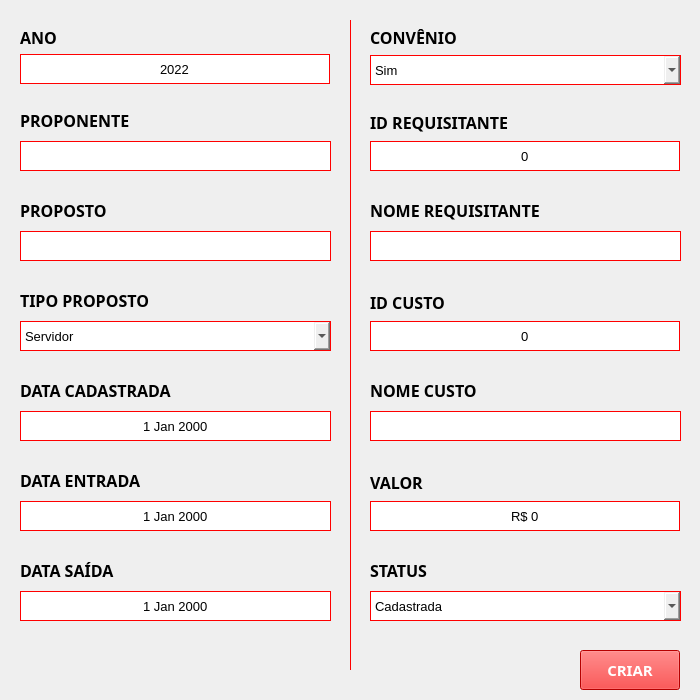
<?xml version="1.0" encoding="UTF-8"?>
<ui version="4.0">
 <class>Form</class>
 <widget class="QWidget" name="Form">
  <property name="geometry">
   <rect>
    <x>0</x>
    <y>0</y>
    <width>700</width>
    <height>700</height>
   </rect>
  </property>
  <property name="sizePolicy">
   <sizepolicy hsizetype="Expanding" vsizetype="Expanding">
    <horstretch>0</horstretch>
    <verstretch>0</verstretch>
   </sizepolicy>
  </property>
  <property name="minimumSize">
   <size>
    <width>700</width>
    <height>700</height>
   </size>
  </property>
  <property name="maximumSize">
   <size>
    <width>700</width>
    <height>700</height>
   </size>
  </property>
  <property name="windowTitle">
   <string>Criar Hospedagem</string>
  </property>
  <property name="windowIcon">
   <iconset>
    <normaloff>../imagens/excel.ico</normaloff>../imagens/excel.ico</iconset>
  </property>
  <widget class="QWidget" name="verticalLayoutWidget">
   <property name="geometry">
    <rect>
     <x>20</x>
     <y>20</y>
     <width>312</width>
     <height>71</height>
    </rect>
   </property>
   <layout class="QVBoxLayout" name="layout_ano">
    <property name="spacing">
     <number>0</number>
    </property>
    <item>
     <widget class="QLabel" name="lbl_ano">
      <property name="sizePolicy">
       <sizepolicy hsizetype="Expanding" vsizetype="Expanding">
        <horstretch>0</horstretch>
        <verstretch>0</verstretch>
       </sizepolicy>
      </property>
      <property name="minimumSize">
       <size>
        <width>0</width>
        <height>20</height>
       </size>
      </property>
      <property name="maximumSize">
       <size>
        <width>16777215</width>
        <height>20</height>
       </size>
      </property>
      <property name="font">
       <font>
        <family>Montserrat</family>
        <pointsize>12</pointsize>
        <weight>75</weight>
        <bold>true</bold>
       </font>
      </property>
      <property name="text">
       <string>ANO</string>
      </property>
     </widget>
    </item>
    <item>
     <widget class="QSpinBox" name="spb_ano">
      <property name="minimumSize">
       <size>
        <width>310</width>
        <height>30</height>
       </size>
      </property>
      <property name="maximumSize">
       <size>
        <width>300</width>
        <height>30</height>
       </size>
      </property>
      <property name="font">
       <font>
        <pointsize>10</pointsize>
       </font>
      </property>
      <property name="styleSheet">
       <string notr="true">outline: none;
border: 1px solid red;</string>
      </property>
      <property name="alignment">
       <set>Qt::AlignCenter</set>
      </property>
      <property name="buttonSymbols">
       <enum>QAbstractSpinBox::NoButtons</enum>
      </property>
      <property name="maximum">
       <number>2030</number>
      </property>
      <property name="value">
       <number>2022</number>
      </property>
     </widget>
    </item>
   </layout>
  </widget>
  <widget class="QWidget" name="verticalLayoutWidget_2">
   <property name="geometry">
    <rect>
     <x>20</x>
     <y>100</y>
     <width>311</width>
     <height>81</height>
    </rect>
   </property>
   <layout class="QVBoxLayout" name="layout_proponente">
    <property name="spacing">
     <number>0</number>
    </property>
    <item>
     <widget class="QLabel" name="lbl_proponente">
      <property name="sizePolicy">
       <sizepolicy hsizetype="Expanding" vsizetype="Expanding">
        <horstretch>0</horstretch>
        <verstretch>0</verstretch>
       </sizepolicy>
      </property>
      <property name="minimumSize">
       <size>
        <width>0</width>
        <height>25</height>
       </size>
      </property>
      <property name="maximumSize">
       <size>
        <width>16777215</width>
        <height>25</height>
       </size>
      </property>
      <property name="font">
       <font>
        <family>Montserrat</family>
        <pointsize>12</pointsize>
        <weight>75</weight>
        <bold>true</bold>
       </font>
      </property>
      <property name="text">
       <string>PROPONENTE</string>
      </property>
     </widget>
    </item>
    <item>
     <widget class="QLineEdit" name="lne_propornente">
      <property name="minimumSize">
       <size>
        <width>0</width>
        <height>30</height>
       </size>
      </property>
      <property name="font">
       <font>
        <pointsize>10</pointsize>
       </font>
      </property>
      <property name="styleSheet">
       <string notr="true">outline:none;
border: 1px solid red;
</string>
      </property>
      <property name="alignment">
       <set>Qt::AlignCenter</set>
      </property>
     </widget>
    </item>
   </layout>
  </widget>
  <widget class="QWidget" name="verticalLayoutWidget_3">
   <property name="geometry">
    <rect>
     <x>20</x>
     <y>190</y>
     <width>311</width>
     <height>81</height>
    </rect>
   </property>
   <layout class="QVBoxLayout" name="layout_proposto">
    <property name="spacing">
     <number>0</number>
    </property>
    <item>
     <widget class="QLabel" name="lbl_proposto">
      <property name="sizePolicy">
       <sizepolicy hsizetype="Expanding" vsizetype="Expanding">
        <horstretch>0</horstretch>
        <verstretch>0</verstretch>
       </sizepolicy>
      </property>
      <property name="minimumSize">
       <size>
        <width>0</width>
        <height>25</height>
       </size>
      </property>
      <property name="maximumSize">
       <size>
        <width>16777215</width>
        <height>25</height>
       </size>
      </property>
      <property name="font">
       <font>
        <family>Montserrat</family>
        <pointsize>12</pointsize>
        <weight>75</weight>
        <bold>true</bold>
       </font>
      </property>
      <property name="text">
       <string>PROPOSTO</string>
      </property>
     </widget>
    </item>
    <item>
     <widget class="QLineEdit" name="lne_proposto">
      <property name="minimumSize">
       <size>
        <width>0</width>
        <height>30</height>
       </size>
      </property>
      <property name="font">
       <font>
        <pointsize>10</pointsize>
       </font>
      </property>
      <property name="styleSheet">
       <string notr="true">outline:none;
border: 1px solid red;
</string>
      </property>
      <property name="alignment">
       <set>Qt::AlignCenter</set>
      </property>
     </widget>
    </item>
   </layout>
  </widget>
  <widget class="QWidget" name="verticalLayoutWidget_4">
   <property name="geometry">
    <rect>
     <x>20</x>
     <y>280</y>
     <width>311</width>
     <height>81</height>
    </rect>
   </property>
   <layout class="QVBoxLayout" name="layout_tipo_proposto">
    <property name="spacing">
     <number>0</number>
    </property>
    <item>
     <widget class="QLabel" name="lbl_tipo_proposto">
      <property name="sizePolicy">
       <sizepolicy hsizetype="Expanding" vsizetype="Expanding">
        <horstretch>0</horstretch>
        <verstretch>0</verstretch>
       </sizepolicy>
      </property>
      <property name="minimumSize">
       <size>
        <width>0</width>
        <height>25</height>
       </size>
      </property>
      <property name="maximumSize">
       <size>
        <width>16777215</width>
        <height>25</height>
       </size>
      </property>
      <property name="font">
       <font>
        <family>Montserrat</family>
        <pointsize>12</pointsize>
        <weight>75</weight>
        <bold>true</bold>
       </font>
      </property>
      <property name="text">
       <string>TIPO PROPOSTO</string>
      </property>
     </widget>
    </item>
    <item>
     <widget class="QComboBox" name="cbx_tipo_proposto">
      <property name="minimumSize">
       <size>
        <width>0</width>
        <height>30</height>
       </size>
      </property>
      <property name="maximumSize">
       <size>
        <width>16777215</width>
        <height>30</height>
       </size>
      </property>
      <property name="font">
       <font>
        <pointsize>10</pointsize>
       </font>
      </property>
      <property name="styleSheet">
       <string notr="true">outline:none;
border: 1px solid red;</string>
      </property>
      <item>
       <property name="text">
        <string>Servidor</string>
       </property>
      </item>
      <item>
       <property name="text">
        <string>Externo</string>
       </property>
      </item>
     </widget>
    </item>
   </layout>
  </widget>
  <widget class="QWidget" name="verticalLayoutWidget_5">
   <property name="geometry">
    <rect>
     <x>20</x>
     <y>370</y>
     <width>311</width>
     <height>81</height>
    </rect>
   </property>
   <layout class="QVBoxLayout" name="layout_data_cadastrada">
    <property name="spacing">
     <number>0</number>
    </property>
    <item>
     <widget class="QLabel" name="lbl_data_cadastrada">
      <property name="sizePolicy">
       <sizepolicy hsizetype="Expanding" vsizetype="Expanding">
        <horstretch>0</horstretch>
        <verstretch>0</verstretch>
       </sizepolicy>
      </property>
      <property name="minimumSize">
       <size>
        <width>0</width>
        <height>25</height>
       </size>
      </property>
      <property name="maximumSize">
       <size>
        <width>16777215</width>
        <height>25</height>
       </size>
      </property>
      <property name="font">
       <font>
        <family>Montserrat</family>
        <pointsize>12</pointsize>
        <weight>75</weight>
        <bold>true</bold>
       </font>
      </property>
      <property name="text">
       <string>DATA CADASTRADA</string>
      </property>
     </widget>
    </item>
    <item>
     <widget class="QDateEdit" name="dt_data_cadastrada">
      <property name="minimumSize">
       <size>
        <width>0</width>
        <height>30</height>
       </size>
      </property>
      <property name="maximumSize">
       <size>
        <width>16777215</width>
        <height>30</height>
       </size>
      </property>
      <property name="font">
       <font>
        <pointsize>10</pointsize>
       </font>
      </property>
      <property name="styleSheet">
       <string notr="true">outline: none;
border: 1px solid red;</string>
      </property>
      <property name="alignment">
       <set>Qt::AlignCenter</set>
      </property>
      <property name="buttonSymbols">
       <enum>QAbstractSpinBox::NoButtons</enum>
      </property>
     </widget>
    </item>
   </layout>
  </widget>
  <widget class="QWidget" name="verticalLayoutWidget_6">
   <property name="geometry">
    <rect>
     <x>20</x>
     <y>460</y>
     <width>311</width>
     <height>81</height>
    </rect>
   </property>
   <layout class="QVBoxLayout" name="layout_data_entrada">
    <property name="spacing">
     <number>0</number>
    </property>
    <item>
     <widget class="QLabel" name="lbl_data_entrada">
      <property name="sizePolicy">
       <sizepolicy hsizetype="Expanding" vsizetype="Expanding">
        <horstretch>0</horstretch>
        <verstretch>0</verstretch>
       </sizepolicy>
      </property>
      <property name="minimumSize">
       <size>
        <width>0</width>
        <height>25</height>
       </size>
      </property>
      <property name="maximumSize">
       <size>
        <width>16777215</width>
        <height>25</height>
       </size>
      </property>
      <property name="font">
       <font>
        <family>Montserrat</family>
        <pointsize>12</pointsize>
        <weight>75</weight>
        <bold>true</bold>
       </font>
      </property>
      <property name="text">
       <string>DATA ENTRADA</string>
      </property>
     </widget>
    </item>
    <item>
     <widget class="QDateEdit" name="dt_data_entrada">
      <property name="minimumSize">
       <size>
        <width>0</width>
        <height>30</height>
       </size>
      </property>
      <property name="maximumSize">
       <size>
        <width>16777215</width>
        <height>30</height>
       </size>
      </property>
      <property name="font">
       <font>
        <pointsize>10</pointsize>
       </font>
      </property>
      <property name="styleSheet">
       <string notr="true">outline: none;
border: 1px solid red;</string>
      </property>
      <property name="alignment">
       <set>Qt::AlignCenter</set>
      </property>
      <property name="buttonSymbols">
       <enum>QAbstractSpinBox::NoButtons</enum>
      </property>
     </widget>
    </item>
   </layout>
  </widget>
  <widget class="QWidget" name="verticalLayoutWidget_7">
   <property name="geometry">
    <rect>
     <x>20</x>
     <y>550</y>
     <width>311</width>
     <height>81</height>
    </rect>
   </property>
   <layout class="QVBoxLayout" name="layout_data_saida">
    <property name="spacing">
     <number>0</number>
    </property>
    <item>
     <widget class="QLabel" name="lbl_data_saida">
      <property name="sizePolicy">
       <sizepolicy hsizetype="Expanding" vsizetype="Expanding">
        <horstretch>0</horstretch>
        <verstretch>0</verstretch>
       </sizepolicy>
      </property>
      <property name="minimumSize">
       <size>
        <width>0</width>
        <height>25</height>
       </size>
      </property>
      <property name="maximumSize">
       <size>
        <width>16777215</width>
        <height>25</height>
       </size>
      </property>
      <property name="font">
       <font>
        <family>Montserrat</family>
        <pointsize>12</pointsize>
        <weight>75</weight>
        <bold>true</bold>
       </font>
      </property>
      <property name="text">
       <string>DATA SAÍDA</string>
      </property>
     </widget>
    </item>
    <item>
     <widget class="QDateEdit" name="dt_data_saida">
      <property name="minimumSize">
       <size>
        <width>0</width>
        <height>30</height>
       </size>
      </property>
      <property name="maximumSize">
       <size>
        <width>16777215</width>
        <height>30</height>
       </size>
      </property>
      <property name="font">
       <font>
        <pointsize>10</pointsize>
       </font>
      </property>
      <property name="styleSheet">
       <string notr="true">outline: none;
border: 1px solid red;</string>
      </property>
      <property name="alignment">
       <set>Qt::AlignCenter</set>
      </property>
      <property name="buttonSymbols">
       <enum>QAbstractSpinBox::NoButtons</enum>
      </property>
     </widget>
    </item>
   </layout>
  </widget>
  <widget class="QWidget" name="verticalLayoutWidget_8">
   <property name="geometry">
    <rect>
     <x>370</x>
     <y>20</y>
     <width>311</width>
     <height>71</height>
    </rect>
   </property>
   <layout class="QVBoxLayout" name="layout_convenio">
    <property name="spacing">
     <number>0</number>
    </property>
    <item>
     <widget class="QLabel" name="lbl_convenio">
      <property name="sizePolicy">
       <sizepolicy hsizetype="Expanding" vsizetype="Expanding">
        <horstretch>0</horstretch>
        <verstretch>0</verstretch>
       </sizepolicy>
      </property>
      <property name="minimumSize">
       <size>
        <width>0</width>
        <height>25</height>
       </size>
      </property>
      <property name="maximumSize">
       <size>
        <width>16777215</width>
        <height>25</height>
       </size>
      </property>
      <property name="font">
       <font>
        <family>Montserrat</family>
        <pointsize>12</pointsize>
        <weight>75</weight>
        <bold>true</bold>
       </font>
      </property>
      <property name="text">
       <string>CONVÊNIO</string>
      </property>
     </widget>
    </item>
    <item>
     <widget class="QComboBox" name="cbx_convenio">
      <property name="minimumSize">
       <size>
        <width>0</width>
        <height>30</height>
       </size>
      </property>
      <property name="maximumSize">
       <size>
        <width>16777215</width>
        <height>30</height>
       </size>
      </property>
      <property name="font">
       <font>
        <pointsize>10</pointsize>
       </font>
      </property>
      <property name="styleSheet">
       <string notr="true">outline:none;
border: 1px solid red;</string>
      </property>
      <item>
       <property name="text">
        <string>Sim</string>
       </property>
      </item>
      <item>
       <property name="text">
        <string>Não</string>
       </property>
      </item>
     </widget>
    </item>
   </layout>
  </widget>
  <widget class="QWidget" name="verticalLayoutWidget_9">
   <property name="geometry">
    <rect>
     <x>370</x>
     <y>100</y>
     <width>312</width>
     <height>81</height>
    </rect>
   </property>
   <layout class="QVBoxLayout" name="layout_id_requisitante">
    <property name="spacing">
     <number>0</number>
    </property>
    <item>
     <widget class="QLabel" name="lbl_id_requisitante">
      <property name="sizePolicy">
       <sizepolicy hsizetype="Expanding" vsizetype="Expanding">
        <horstretch>0</horstretch>
        <verstretch>0</verstretch>
       </sizepolicy>
      </property>
      <property name="minimumSize">
       <size>
        <width>0</width>
        <height>25</height>
       </size>
      </property>
      <property name="maximumSize">
       <size>
        <width>16777215</width>
        <height>20</height>
       </size>
      </property>
      <property name="font">
       <font>
        <family>Montserrat</family>
        <pointsize>12</pointsize>
        <weight>75</weight>
        <bold>true</bold>
       </font>
      </property>
      <property name="text">
       <string>ID REQUISITANTE</string>
      </property>
     </widget>
    </item>
    <item>
     <widget class="QSpinBox" name="spb_id_requisitante">
      <property name="minimumSize">
       <size>
        <width>310</width>
        <height>30</height>
       </size>
      </property>
      <property name="maximumSize">
       <size>
        <width>300</width>
        <height>30</height>
       </size>
      </property>
      <property name="font">
       <font>
        <pointsize>10</pointsize>
       </font>
      </property>
      <property name="styleSheet">
       <string notr="true">outline: none;
border: 1px solid red;</string>
      </property>
      <property name="alignment">
       <set>Qt::AlignCenter</set>
      </property>
      <property name="buttonSymbols">
       <enum>QAbstractSpinBox::NoButtons</enum>
      </property>
      <property name="maximum">
       <number>9999</number>
      </property>
      <property name="value">
       <number>0</number>
      </property>
     </widget>
    </item>
   </layout>
  </widget>
  <widget class="QWidget" name="verticalLayoutWidget_10">
   <property name="geometry">
    <rect>
     <x>370</x>
     <y>190</y>
     <width>311</width>
     <height>81</height>
    </rect>
   </property>
   <layout class="QVBoxLayout" name="layout_nome_requisitante">
    <property name="spacing">
     <number>0</number>
    </property>
    <item>
     <widget class="QLabel" name="lbl_nome_requisitante">
      <property name="sizePolicy">
       <sizepolicy hsizetype="Expanding" vsizetype="Expanding">
        <horstretch>0</horstretch>
        <verstretch>0</verstretch>
       </sizepolicy>
      </property>
      <property name="minimumSize">
       <size>
        <width>0</width>
        <height>25</height>
       </size>
      </property>
      <property name="maximumSize">
       <size>
        <width>16777215</width>
        <height>25</height>
       </size>
      </property>
      <property name="font">
       <font>
        <family>Montserrat</family>
        <pointsize>12</pointsize>
        <weight>75</weight>
        <bold>true</bold>
       </font>
      </property>
      <property name="text">
       <string>NOME REQUISITANTE</string>
      </property>
     </widget>
    </item>
    <item>
     <widget class="QLineEdit" name="lne_nome_requisitante">
      <property name="minimumSize">
       <size>
        <width>0</width>
        <height>30</height>
       </size>
      </property>
      <property name="font">
       <font>
        <pointsize>10</pointsize>
       </font>
      </property>
      <property name="styleSheet">
       <string notr="true">outline:none;
border: 1px solid red;
</string>
      </property>
      <property name="alignment">
       <set>Qt::AlignCenter</set>
      </property>
     </widget>
    </item>
   </layout>
  </widget>
  <widget class="QWidget" name="verticalLayoutWidget_11">
   <property name="geometry">
    <rect>
     <x>370</x>
     <y>280</y>
     <width>312</width>
     <height>81</height>
    </rect>
   </property>
   <layout class="QVBoxLayout" name="layout_id_custo">
    <property name="spacing">
     <number>0</number>
    </property>
    <item>
     <widget class="QLabel" name="lbl_id_custo">
      <property name="sizePolicy">
       <sizepolicy hsizetype="Expanding" vsizetype="Expanding">
        <horstretch>0</horstretch>
        <verstretch>0</verstretch>
       </sizepolicy>
      </property>
      <property name="minimumSize">
       <size>
        <width>0</width>
        <height>25</height>
       </size>
      </property>
      <property name="maximumSize">
       <size>
        <width>16777215</width>
        <height>20</height>
       </size>
      </property>
      <property name="font">
       <font>
        <family>Montserrat</family>
        <pointsize>12</pointsize>
        <weight>75</weight>
        <bold>true</bold>
       </font>
      </property>
      <property name="text">
       <string>ID CUSTO</string>
      </property>
     </widget>
    </item>
    <item>
     <widget class="QSpinBox" name="spb_id_custo">
      <property name="minimumSize">
       <size>
        <width>310</width>
        <height>30</height>
       </size>
      </property>
      <property name="maximumSize">
       <size>
        <width>300</width>
        <height>30</height>
       </size>
      </property>
      <property name="font">
       <font>
        <pointsize>10</pointsize>
       </font>
      </property>
      <property name="styleSheet">
       <string notr="true">outline: none;
border: 1px solid red;</string>
      </property>
      <property name="alignment">
       <set>Qt::AlignCenter</set>
      </property>
      <property name="buttonSymbols">
       <enum>QAbstractSpinBox::NoButtons</enum>
      </property>
      <property name="maximum">
       <number>9999</number>
      </property>
      <property name="value">
       <number>0</number>
      </property>
     </widget>
    </item>
   </layout>
  </widget>
  <widget class="QWidget" name="verticalLayoutWidget_12">
   <property name="geometry">
    <rect>
     <x>370</x>
     <y>370</y>
     <width>311</width>
     <height>81</height>
    </rect>
   </property>
   <layout class="QVBoxLayout" name="layout_nome_custo">
    <property name="spacing">
     <number>0</number>
    </property>
    <item>
     <widget class="QLabel" name="lbl_nome_custo">
      <property name="sizePolicy">
       <sizepolicy hsizetype="Expanding" vsizetype="Expanding">
        <horstretch>0</horstretch>
        <verstretch>0</verstretch>
       </sizepolicy>
      </property>
      <property name="minimumSize">
       <size>
        <width>0</width>
        <height>25</height>
       </size>
      </property>
      <property name="maximumSize">
       <size>
        <width>16777215</width>
        <height>25</height>
       </size>
      </property>
      <property name="font">
       <font>
        <family>Montserrat</family>
        <pointsize>12</pointsize>
        <weight>75</weight>
        <bold>true</bold>
       </font>
      </property>
      <property name="text">
       <string>NOME CUSTO</string>
      </property>
     </widget>
    </item>
    <item>
     <widget class="QLineEdit" name="lne_nome_custo">
      <property name="minimumSize">
       <size>
        <width>0</width>
        <height>30</height>
       </size>
      </property>
      <property name="font">
       <font>
        <pointsize>10</pointsize>
       </font>
      </property>
      <property name="styleSheet">
       <string notr="true">outline:none;
border: 1px solid red;
</string>
      </property>
      <property name="alignment">
       <set>Qt::AlignCenter</set>
      </property>
     </widget>
    </item>
   </layout>
  </widget>
  <widget class="QWidget" name="verticalLayoutWidget_13">
   <property name="geometry">
    <rect>
     <x>370</x>
     <y>460</y>
     <width>312</width>
     <height>81</height>
    </rect>
   </property>
   <layout class="QVBoxLayout" name="layout_valor">
    <property name="spacing">
     <number>0</number>
    </property>
    <item>
     <widget class="QLabel" name="lbl_valor">
      <property name="sizePolicy">
       <sizepolicy hsizetype="Expanding" vsizetype="Expanding">
        <horstretch>0</horstretch>
        <verstretch>0</verstretch>
       </sizepolicy>
      </property>
      <property name="minimumSize">
       <size>
        <width>0</width>
        <height>25</height>
       </size>
      </property>
      <property name="maximumSize">
       <size>
        <width>16777215</width>
        <height>20</height>
       </size>
      </property>
      <property name="font">
       <font>
        <family>Montserrat</family>
        <pointsize>12</pointsize>
        <weight>75</weight>
        <bold>true</bold>
       </font>
      </property>
      <property name="text">
       <string>VALOR</string>
      </property>
     </widget>
    </item>
    <item>
     <widget class="QSpinBox" name="spb_valor">
      <property name="minimumSize">
       <size>
        <width>310</width>
        <height>30</height>
       </size>
      </property>
      <property name="maximumSize">
       <size>
        <width>300</width>
        <height>30</height>
       </size>
      </property>
      <property name="font">
       <font>
        <pointsize>10</pointsize>
       </font>
      </property>
      <property name="styleSheet">
       <string notr="true">outline: none;
border: 1px solid red;</string>
      </property>
      <property name="alignment">
       <set>Qt::AlignCenter</set>
      </property>
      <property name="buttonSymbols">
       <enum>QAbstractSpinBox::NoButtons</enum>
      </property>
      <property name="prefix">
       <string>R$ </string>
      </property>
      <property name="maximum">
       <number>1000000</number>
      </property>
      <property name="value">
       <number>0</number>
      </property>
     </widget>
    </item>
   </layout>
  </widget>
  <widget class="QWidget" name="verticalLayoutWidget_14">
   <property name="geometry">
    <rect>
     <x>370</x>
     <y>550</y>
     <width>311</width>
     <height>81</height>
    </rect>
   </property>
   <layout class="QVBoxLayout" name="layout_status">
    <property name="spacing">
     <number>0</number>
    </property>
    <item>
     <widget class="QLabel" name="lbl_status">
      <property name="sizePolicy">
       <sizepolicy hsizetype="Expanding" vsizetype="Expanding">
        <horstretch>0</horstretch>
        <verstretch>0</verstretch>
       </sizepolicy>
      </property>
      <property name="minimumSize">
       <size>
        <width>0</width>
        <height>25</height>
       </size>
      </property>
      <property name="maximumSize">
       <size>
        <width>16777215</width>
        <height>25</height>
       </size>
      </property>
      <property name="font">
       <font>
        <family>Montserrat</family>
        <pointsize>12</pointsize>
        <weight>75</weight>
        <bold>true</bold>
       </font>
      </property>
      <property name="text">
       <string>STATUS</string>
      </property>
     </widget>
    </item>
    <item>
     <widget class="QComboBox" name="cbx_status">
      <property name="minimumSize">
       <size>
        <width>0</width>
        <height>30</height>
       </size>
      </property>
      <property name="maximumSize">
       <size>
        <width>16777215</width>
        <height>30</height>
       </size>
      </property>
      <property name="font">
       <font>
        <pointsize>10</pointsize>
       </font>
      </property>
      <property name="styleSheet">
       <string notr="true">outline:none;
border: 1px solid red;</string>
      </property>
      <item>
       <property name="text">
        <string>Cadastrada</string>
       </property>
      </item>
      <item>
       <property name="text">
        <string>Enviada</string>
       </property>
      </item>
      <item>
       <property name="text">
        <string>Estornada</string>
       </property>
      </item>
      <item>
       <property name="text">
        <string>Liquidada</string>
       </property>
      </item>
      <item>
       <property name="text">
        <string>Em Liquidação</string>
       </property>
      </item>
      <item>
       <property name="text">
        <string>Finalizada</string>
       </property>
      </item>
     </widget>
    </item>
   </layout>
  </widget>
  <widget class="Line" name="line">
   <property name="geometry">
    <rect>
     <x>350</x>
     <y>20</y>
     <width>1</width>
     <height>650</height>
    </rect>
   </property>
   <property name="minimumSize">
    <size>
     <width>1</width>
     <height>650</height>
    </size>
   </property>
   <property name="maximumSize">
    <size>
     <width>1</width>
     <height>16777215</height>
    </size>
   </property>
   <property name="styleSheet">
    <string notr="true">background-color: red;</string>
   </property>
   <property name="lineWidth">
    <number>0</number>
   </property>
   <property name="orientation">
    <enum>Qt::Vertical</enum>
   </property>
  </widget>
  <widget class="QPushButton" name="btn_enviar">
   <property name="geometry">
    <rect>
     <x>580</x>
     <y>650</y>
     <width>100</width>
     <height>40</height>
    </rect>
   </property>
   <property name="sizePolicy">
    <sizepolicy hsizetype="Expanding" vsizetype="Expanding">
     <horstretch>0</horstretch>
     <verstretch>0</verstretch>
    </sizepolicy>
   </property>
   <property name="minimumSize">
    <size>
     <width>100</width>
     <height>40</height>
    </size>
   </property>
   <property name="maximumSize">
    <size>
     <width>100</width>
     <height>40</height>
    </size>
   </property>
   <property name="font">
    <font>
     <family>Montserrat</family>
     <pointsize>11</pointsize>
     <weight>75</weight>
     <bold>true</bold>
    </font>
   </property>
   <property name="cursor">
    <cursorShape>PointingHandCursor</cursorShape>
   </property>
   <property name="layoutDirection">
    <enum>Qt::LeftToRight</enum>
   </property>
   <property name="styleSheet">
    <string notr="true">background: rgb(255, 0, 0);
color: white;</string>
   </property>
   <property name="text">
    <string>CRIAR</string>
   </property>
   <property name="flat">
    <bool>false</bool>
   </property>
  </widget>
 </widget>
 <resources/>
 <connections/>
</ui>
